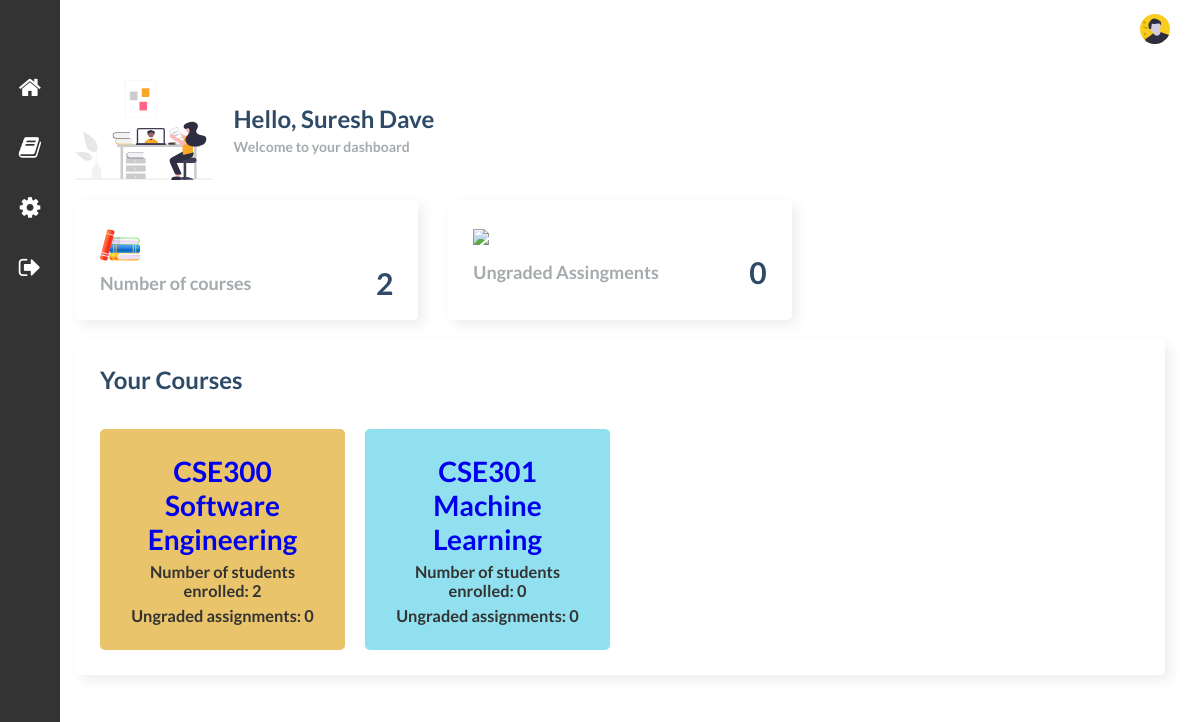
The app's page /faculty_dashboard/ (signed in) with its own data.
### lms/models.py (models this page shows, shortened)
class Faculty(models.Model):
    class Meta:
        verbose_name_plural = 'Faculty Information'
    f_name = models.CharField(max_length=50)
    l_name = models.CharField(max_length=50)
    f_id = models.CharField(max_length=10)
    email_id = models.EmailField(max_length=50)
    def __str__(self):
        return self.email_id

class Faculty_Course(models.Model):
    course_id = models.CharField(max_length=50)
    course_enrollment_year = models.DateField(default=timezone.now)
    email = models.CharField(max_length=50)
    class Meta:
        verbose_name_plural = 'Faculty Course Information'
        unique_together = (('course_id', 'email', 'course_enrollment_year'),)

class Course(models.Model):
    course_id = models.CharField(primary_key=True,max_length=10, null=False)
    course_name = models.CharField(max_length=50, null=False)
    course_details = models.CharField(max_length=500, null=False)
    professor_id = models.ForeignKey(Faculty, on_delete=models.CASCADE,null=False)
    course_credits = models.FloatField(null=False)
    class Meta:
        verbose_name_plural = 'Course Information'
        unique_together = (('course_id', 'professor_id', 'course_name'),)

### lms/views.py (the view)
# urls.py: path('faculty_dashboard/', views.faculty_dashboard, name='faculty_dashboard'),
@login_required(login_url='login')
def faculty_dashboard(request):
    fac_info = Faculty.objects.get(email_id=request.user)
    fac_course_info = Faculty_Course.objects.filter(email=fac_info)
    course = []
    no_of_course = 0
    ungraded_assignments = 0
    no_of_students = []
    for i in fac_course_info:
        cn = Course.objects.filter(course_id=i.course_id)
        total_assign = Student_Assignment.objects.filter(course_id=i.course_id).count()
        graded_assign = Student_Grade.objects.filter(course_id=i.course_id).count()
        ungraded_assignments = ungraded_assignments + (total_assign - graded_assign)
        due = total_assign - graded_assign
        for j in cn:
            total_stu = Student_Course.objects.filter(course_id=i.course_id).count()
            data = {"course_id": i.course_id,
                    "course_name": j.course_name,
                    "course_count": total_stu,
                    "due": due
                    }
            course.append(data)
            no_of_course = no_of_course + 1
    return render(request, 'lms/faculty_dashboard.html',
                  context={"name": fac_info.f_name,"l_name": fac_info.l_name, "course": course, "no_of_course": no_of_course,
                           "total_students": no_of_students, "ungraded_assignments": ungraded_assignments})

### lms/models.py (called while the page is built)
    def __str__(self):
        return self.email

### lms/templates/lms/faculty_dashboard.html (shortened to what this page needs)
{% extends "lms/base.html" %} {% load static %} {% block content %}
    <link rel="stylesheet" type="text/css" href={% static 'css/fac_style.css' %}>
    <div class="main__container">
        <div class="main__title">
            <img src={% static 'css/faculty.svg' %}/>
            <div class="main__greeting">
                <h1>Hello, {{ name }} {{ l_name }}</h1>
                <p>Welcome to your dashboard</p>
            </div>
        </div>
        <div class="faculty-cards">
            <div class="main__cards">
                <div class="card">
                    <img width="40" src={% static 'css/books.svg' %}/>
                    <div class="card_inner">
                        <p class="text-primary-p">Number of courses</p>
                        <span class="font-bold text-title">{{ no_of_course }}</span>
                    </div>
                </div>
                <div class="card">
                    <img width="35" src={% static 'css/assignment.svg' %}/>
                    <div class="card_inner">
                        <p class="text-primary-p">Ungraded Assingments</p>
                        <span class="font-bold text-title">{{ ungraded_assignments }}</span>
                    </div>
                </div>
            </div>
        </div>
        <div class="charts__right">
            <div class="charts__right__title">
                <h1>Your Courses</h1>
            </div>
            <div class="charts__right__cards">
                {% for i in course %}
                    {% if forloop.counter %}
                        <div class="card1" id="{{ i.course_id }}">
                            <a class="nav-link"
                               href="/static_page/{{ i.course_id }}/{{ i.course_name }}">
                                <h1>{{ i.course_id }}</h1>
                                <h1>{{ i.course_name }}</h1>
                            </a>
                            <h3>Number of students enrolled: {{ i.course_count }}</h3>
                            <h3>Ungraded assignments: {{ i.due }}</h3>
                        </div>
                    {% endif %}
                {% endfor %}
            </div>
        </div>
    </div>
    </div>
{% endblock %}

### lms/static/css/fac_style.css (style rules this page uses)
* { margin: 0; padding: 0; }
body { box-sizing: border-box; font-family: "Lato", sans-serif; }
.text-primary-p { color: #a5aaad; font-size: 18px; font-weight: 700; }
a { text-decoration: none; }
.font-bold { font-weight: 700; font-size: 30px; }
.text-title { color: #2e4a66; }
.main__container { padding: 20px 35px; }
.main__title { display: flex; align-items: center; }
.main__title>img { max-height: 100px; object-fit: contain; margin-right: 20px; }
.main__greeting>h1 { font-size: 24px; color: #2e4a66; margin-bottom: 5px; }
.main__greeting>p { font-size: 14px; font-weight: 700; color: #a5aaad; }
.main__cards { display: grid; grid-template-columns: 1fr 1fr 1fr; gap: 30px; margin: 20px 0; }
.card { display: flex; flex-direction: column; justify-content: space-around; height: 70px; padding: 25px; border-radius: 5px; background: #ffffff; box-shadow: 5px 5px 13px #ededed, -5px -5px 13px #ffffff; }
.card_inner { display: flex; align-items: center; justify-content: space-between; }
.charts__right { padding: 25px; border-radius: 5px; background: #ffffff; box-shadow: 5px 5px 13px #ededed, -5px -5px 13px #ffffff; }
.charts__right__title { display: flex; align-items: center; justify-content: space-between; }
.charts__right__title>h1 { font-size: 24px; color: #2e4a66; margin-bottom: 5px; }
.charts__right__cards { display: grid; grid-template-columns: 1fr 1fr 1fr 1fr; gap: 20px; margin-top: 30px; }
.card1 { background: #d1ecf1; color: #000; text-align: center; padding: 25px; border-radius: 5px; font-size: 14px; }
h3 { color: #333; padding-top: 3%; }

### records on screen
Faculty: f_name "Suresh", l_name "Dave"
Faculty_Course: course_id "CSE300"
Course: course_name "Software Engineering"
Faculty_Course: course_id "CSE301"
Course: course_name "Machine Learning"

### other values on screen
{{ no_of_course }} "2"
{{ ungraded_assignments }} "0"
{{ i.course_count }} "2" "0"
{{ i.due }} "0" "0"
